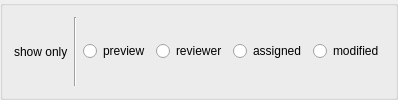
           <widget class="QGroupBox" name="groupBoxShowOnly">
            <property name="enabled">
             <bool>true</bool>
            </property>
            <property name="title">
             <string/>
            </property>
            <layout class="QHBoxLayout" name="horizontalLayout">
             <item>
              <widget class="QLabel" name="label_15">
               <property name="text">
                <string>show only</string>
               </property>
              </widget>
             </item>
             <item>
              <widget class="Line" name="line_12">
               <property name="orientation">
                <enum>Qt::Vertical</enum>
               </property>
              </widget>
             </item>
             <item>
              <widget class="QRadioButton" name="radioButton">
               <property name="text">
                <string>preview</string>
               </property>
              </widget>
             </item>
             <item>
              <widget class="QRadioButton" name="radioButton_2">
               <property name="text">
                <string>reviewer</string>
               </property>
              </widget>
             </item>
             <item>
              <widget class="QRadioButton" name="radioButton_3">
               <property name="text">
                <string>assigned</string>
               </property>
              </widget>
             </item>
             <item>
              <widget class="QRadioButton" name="radioButton_4">
               <property name="text">
                <string>modified</string>
               </property>
              </widget>
             </item>
            </layout>
           </widget>
